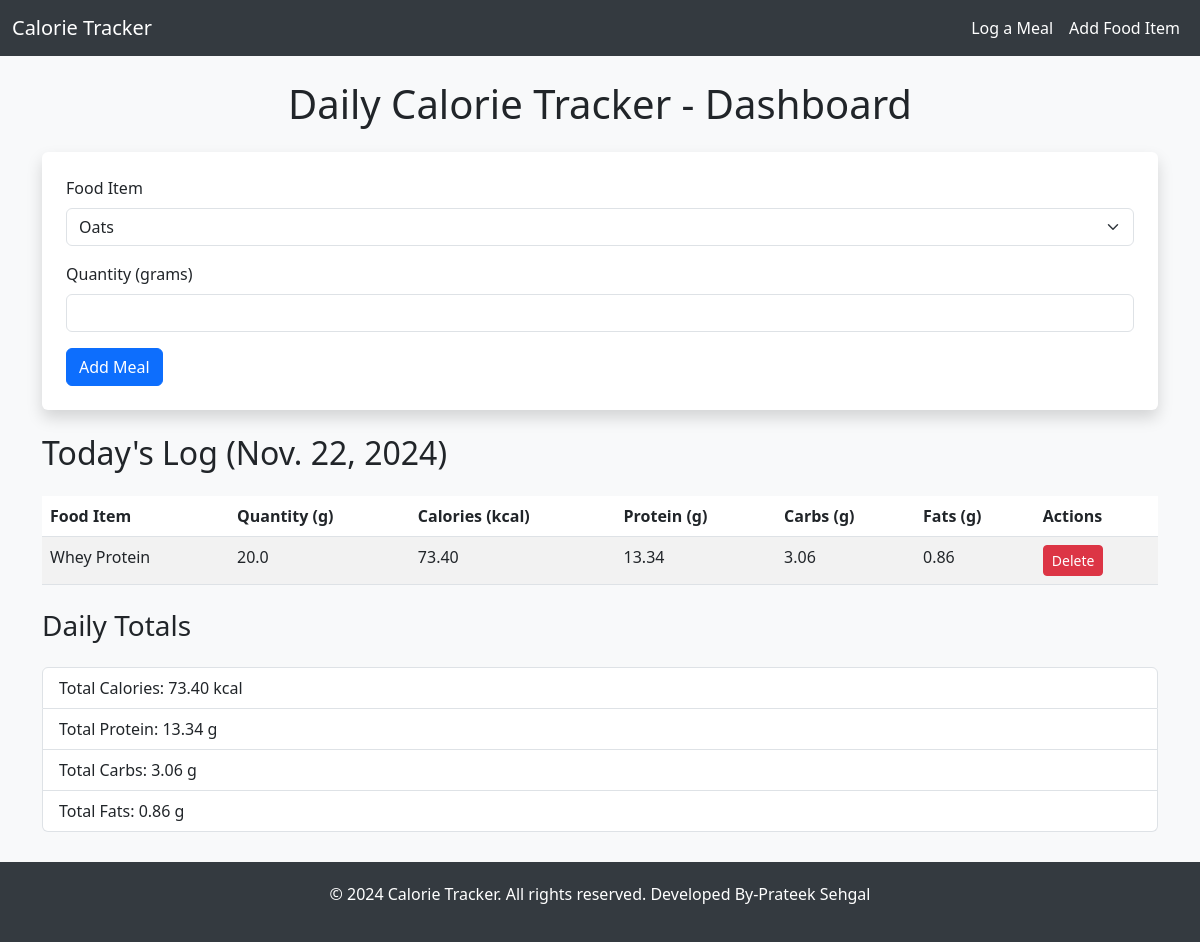
The page / on the database its author committed.
### tracker/models.py (models this page shows, shortened)
class DailyLog(models.Model):
    food_item = models.ForeignKey(FoodItem, on_delete=models.CASCADE)
    quantity = models.FloatField(help_text="Quantity in grams")
    date = models.DateField(default=now)
    calories = models.FloatField(editable=False)
    protein = models.FloatField(editable=False)
    carbs = models.FloatField(editable=False)
    fats = models.FloatField(editable=False)

class FoodItem(models.Model):
    name = models.CharField(max_length=100, unique=True)
    calories = models.FloatField()
    protein = models.FloatField()
    carbs = models.FloatField()
    fats = models.FloatField()
    default_weight = models.FloatField(default=100)

### tracker/views.py (the view)
# urls.py: path('', views.dashboard, name='dashboard'),
def dashboard(request):
    today = now().date()
    if request.method == 'POST':
        food_id = request.POST.get('food_item')
        quantity = float(request.POST.get('quantity'))
        food_item = FoodItem.objects.get(id=food_id)
        DailyLog.objects.create(food_item=food_item, quantity=quantity, date=today)
    logs = DailyLog.objects.filter(date=today)
    total_calories = sum(log.calories for log in logs)
    total_protein = sum(log.protein for log in logs)
    total_carbs = sum(log.carbs for log in logs)
    total_fats = sum(log.fats for log in logs)
    context = {
        'logs': logs,
        'total_calories': total_calories,
        'total_protein': total_protein,
        'total_carbs': total_carbs,
        'total_fats': total_fats,
        'food_items': FoodItem.objects.all(),
    }
    return render(request, 'tracker/dashboard.html', context)

### tracker/templates/tracker/dashboard.html (shortened to what this page needs)
{% extends 'tracker/base.html' %}
{% block content %}
<h1 class="text-center my-4">Daily Calorie Tracker - Dashboard</h1>
<form method="post" class="p-4 shadow rounded bg-white mb-4">
    <div class="mb-3">
        <label for="food_item" class="form-label">Food Item</label>
        <select name="food_item" class="form-select">
            {% for food in food_items %}
            <option value="{{ food.id }}">{{ food.name }}</option>
            {% endfor %}
        </select>
    </div>
    <div class="mb-3">
        <label for="quantity" class="form-label">Quantity (grams)</label>
        <input type="number" name="quantity" class="form-control" required>
    </div>
    <button type="submit" class="btn btn-primary">Add Meal</button>
</form>
<h2 class="my-4">
    Today's Log
    {% if logs %}
        ({{ logs.0.date }})
    {% else %}
        (No Logs Yet)
    {% endif %}
</h2>
{% if logs %}
<table class="table table-striped">
    <thead>
        <tr>
            <th>Food Item</th>
            <th>Quantity (g)</th>
            <th>Calories (kcal)</th>
            <th>Protein (g)</th>
            <th>Carbs (g)</th>
            <th>Fats (g)</th>
            <th>Actions</th>
        </tr>
    </thead>
    <tbody>
        {% for log in logs %}
        <tr>
            <td>{{ log.food_item.name }}</td>
            <td>{{ log.quantity }}</td>
            <td>{{ log.calories|floatformat:2 }}</td>
            <td>{{ log.protein|floatformat:2 }}</td>
            <td>{{ log.carbs|floatformat:2 }}</td>
            <td>{{ log.fats|floatformat:2 }}</td>
            <td>
                <a href="{% url 'delete_log' log.id %}" class="btn btn-danger btn-sm">Delete</a>
            </td>
        </tr>
        {% endfor %}
    </tbody>
</table>
<h3 class="my-4">Daily Totals</h3>
<ul class="list-group">
    <li class="list-group-item">Total Calories: {{ total_calories|floatformat:2 }} kcal</li>
    <li class="list-group-item">Total Protein: {{ total_protein|floatformat:2 }} g</li>
    <li class="list-group-item">Total Carbs: {{ total_carbs|floatformat:2 }} g</li>
    <li class="list-group-item">Total Fats: {{ total_fats|floatformat:2 }} g</li>
</ul>
{% else %}
<p>No logs for today. Start adding meals above!</p>
{% endif %}
{% endblock %}

### tracker/templates/tracker/base.html (style rules this page uses)
body { background-color: #f8f9fa; }

### rows shown on the page
DailyLog: date "Nov. 22, 2024", food_item.name "Whey Protein", quantity "20.0", calories "73.40", protein "13.34", carbs "3.06", fats "0.86"

### other values the page prints
{{ total_calories|floatformat:2 }} "73.40"
{{ total_protein|floatformat:2 }} "13.34"
{{ total_carbs|floatformat:2 }} "3.06"
{{ total_fats|floatformat:2 }} "0.86"
form field food_item "Oats"
